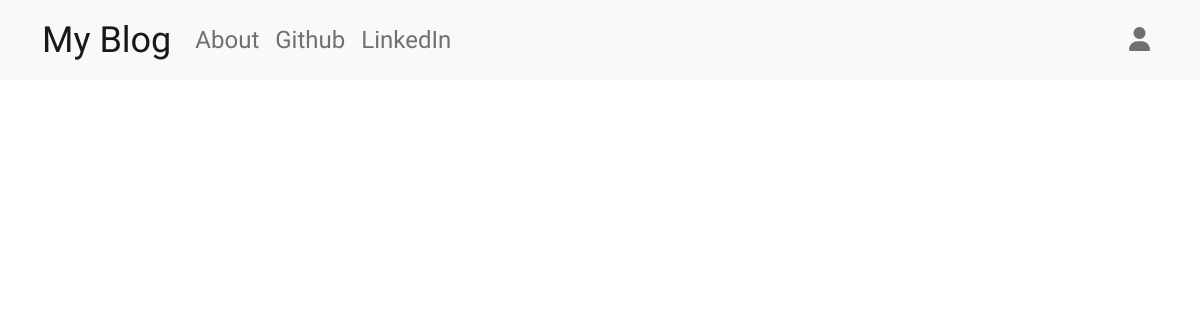
Before: / with the older database file.
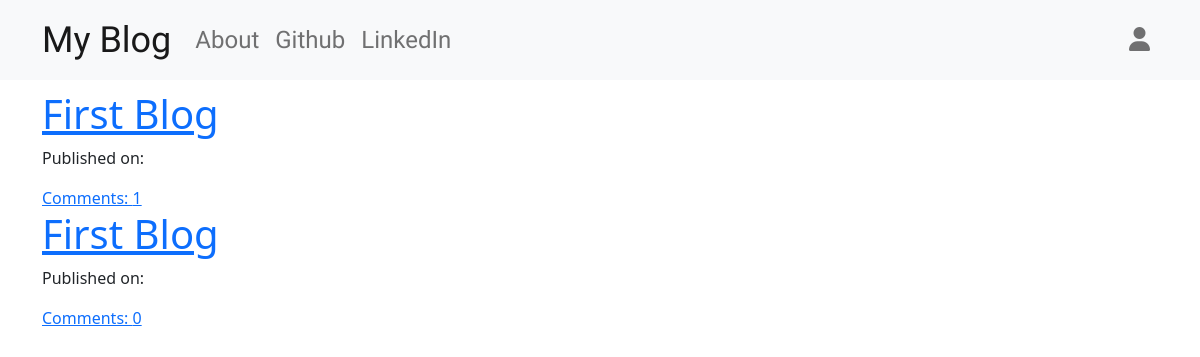
After: the same page with the newer database file.
### blog/models.py (models this page shows, shortened)
class Post(models.Model):
    author = models.ForeignKey('auth.User', on_delete=models.CASCADE)
    title = models.CharField(max_length=200)
    text = models.TextField()
    create_date = models.DateTimeField(default=timezone.now())
    published_date = models.DateTimeField(blank=True, null=True)
    def approve_comments(self):
        return self.comments.filter(approved_comment=True)

### blog/views.py (the view)
# urls.py: path('', views.PostListView.as_view(), name='post_list'),
class PostListView(ListView):
    model = Post
    def get_queryset(self):
        return Post.objects.filter(published_date__lte=timezone.now()).order_by('-published_date')

### blog/templates/blog/post_list.html
{% extends 'blog/base.html' %}
{% block content %}
<div class="centerstage">
    {% for post in post_list.all %}
    <div class="post">
        <h1><a href="{% url 'post_detail' pk=post.pk %}">{{ post.title }}</a></h1>
        <div class="date">
            <p>Published on: {{post.published|date:"D M Y"}}</p>
        </div>
        <a href="{% url 'post_detail' pk=post.pk %}">Comments: {{post.approve_comments.count}}</a>
    </div>
    {% endfor %}
</div>
{% endblock content %}

### blog/templates/blog/base.html (shortened to what this page needs)
{% load static %}
<!DOCTYPE html>
<html lang="en">
<head>
    <link href="https://cdn.jsdelivr.net/npm/bootstrap@5.1.1/dist/css/bootstrap.min.css" rel="stylesheet">
    <link rel="stylesheet" href="//cdn.jsdelivr.net/npm/medium-editor@latest/dist/css/medium-editor.min.css" type="text/css" media="screen" charset="utf-8">
    <link rel="stylesheet" href="{% static 'css/blog.css' %}">
</head>
<body class="loader">
    <nav class="navbar navbar-expand-lg navbar-light bg-light techfont custom-navbar">
        <div class="container">
        <a class="navbar-brand bigbrand" href="{% url 'post_list' %}">My Blog</a>
          <div class="collapse navbar-collapse" id="navbarNavDropdown">
            <ul class="navbar-nav mr-auto">
                <li class="nav-item">
                    <a class="nav-link" href="{% url 'about' %}">About</a>
                </li>
                <li class="nav-item">
                    <a class="nav-link" href="https://github.com/conniehqk">Github</a>
                </li>
                <li class="nav-item">
                    <a class="nav-link" href="https://www.linkedin.com/in/connie-kang-948366115/">LinkedIn</a>
                </li>
            </ul>
            <ul class="navbar-nav ms-auto">
                {% if user.is_authenticated %}
                <li class="nav-item">
                    <a class="nav-link" href="{% url 'post_new' %}">New Post</a>
                </li>
                <li class="nav-item">
                    <a class="nav-link" href="{% url 'post_draft_list' %}">Drafts</a>
                </li>
                <li class="nav-item">
                    <a class="nav-link" href="{% url 'logout' %}">Log Out</a>
                </li>
                <li class="nav-item">
                    <a class="nav-link">Welcome: {{user.username}}</a>
                </li>
                {% else %}
                <li class="nav-item">
                    <a class="nav-link" href="{% url 'login' %}"><i class="fas fa-user"></i></a>
                </li>
                {% endif %}
            </ul>
          </div>
        </div>
    </nav>
    <div class="content container">
        <div class="row">
            <div class="col-md-8">
                <div class="blog_posts">
                    {% block content %}
                    {% endblock %}
                </div>
            </div>
        </div>
    </div>
</body>
</html>

### blog/static/css/blog.css (style rules this page uses)
.techfont { font-family: 'Architects Daughter', cursive; font-size: 1.5em; margin-bottom: 10px; }
.bigbrand { font-size: 1.5em; }
.centerstage { margin-left: auto; margin-right: auto; }
.loader { filter:hue-rotate(0deg); color:linear-gradient(45deg,#0f8,#08f); animation:hue 10000ms infinite linear; }

Changed rows visible on the page:
added Post: title "First Blog", approve_comments.count "1"
added Post: title "First Blog", approve_comments.count "0"
